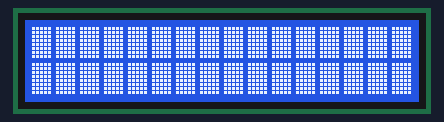
Simulated run of this sketch. Board: ESP32. Shown: 16×2 character LCD. What the sketch prints to the serial monitor is not drawn.

Above: at 0.5 s.
At 3.5 s:
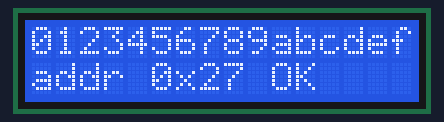

Measured:
- what the display in image 0 shows lasts 3.0 s, from 0.4 s to 3.4 s

The sketch:

lcdtest.ino
```cpp
// Milestone 2 test: prove the I2C LCD works. Scans I2C so we learn the real
// address (0x27 or 0x3F) instead of guessing, then exercises BOTH rows across
// their FULL 16-character width.
//
// Why full width and an explicit clear(): the first version wrote two short
// strings and never called clear(), so whatever powered up in the display's
// memory sat underneath, and a row that failed to write looked identical to a
// row that was merely faint. Solid blocks separate those two cases.
#include <Wire.h>
#include <LiquidCrystal_I2C.h>

LiquidCrystal_I2C lcd(0x27, 16, 2);

void setup() {
  Serial.begin(115200);
  delay(200);
  Wire.begin(21, 22);

  // I2C scan: report every address that ACKs, so we know what's really there.
  Serial.println("Scanning I2C...");
  uint8_t found = 0, count = 0;
  for (uint8_t a = 1; a < 127; a++) {
    Wire.beginTransmission(a);
    if (Wire.endTransmission() == 0) {
      Serial.print("  found device at 0x");
      Serial.println(a, HEX);
      found = a; count++;
    }
  }
  if (!found) {
    Serial.println("  NONE found -- check SDA/SCL/GND/VCC wiring");
    return;                        // nothing to drive
  }
  if (count > 1) Serial.println("  WARNING: more than one device answered");

  lcd = LiquidCrystal_I2C(found, 16, 2);
  lcd.init();
  delay(50);
  lcd.backlight();
  lcd.clear();                     // wipe whatever powered up in DDRAM
  delay(50);

  // Step 1: both rows, full width, solid blocks. A dead row is obvious, and
  // low contrast shows as faint blocks rather than as nothing at all.
  Serial.println("Filling both rows with blocks for 3s...");
  for (uint8_t r = 0; r < 2; r++) {
    lcd.setCursor(0, r);
    for (uint8_t c = 0; c < 16; c++) lcd.write(0xFF);
  }
  delay(3000);

  // Step 2: text on both rows, full width, so truncation is visible.
  lcd.clear();
  delay(50);
  lcd.setCursor(0, 0);
  lcd.print("0123456789abcdef");
  lcd.setCursor(0, 1);
  lcd.print("addr 0x");
  lcd.print(found, HEX);
  lcd.print(" OK    ");

  Serial.println();
  Serial.println("Expect on the display:");
  Serial.println("  row 0:  0123456789abcdef   <- all 16 columns");
  Serial.print  ("  row 1:  addr 0x"); Serial.print(found, HEX); Serial.println(" OK");
  Serial.println();
  Serial.println("Both rows blocked, then both rows text  -> LCD fully working");
  Serial.println("Row 0 only, even during the blocks      -> row 1 not driven");
  Serial.println("Both rows faint                         -> contrast pot on the backpack");
}

void loop() {}
```
